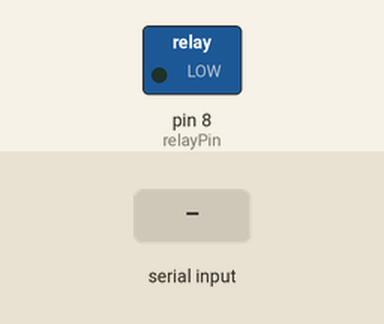
This sketch was run on a simulated Arduino Uno, built with avr-gcc and run on an emulated ATmega328P. On the bench: switched loads named in the sketch (green lamp = pin HIGH). The inputs (shaded band) are chosen by the test bench.

Above: at 1.2 s.
1.3 s: "1" received over the second serial link
At 1.9 s:
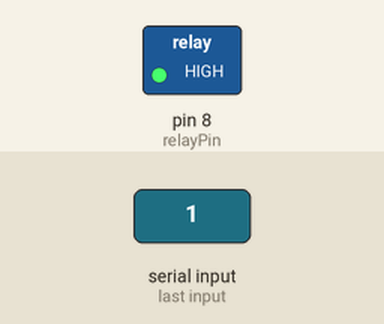
2.8 s: "0" received over the second serial link
At 3.1 s:
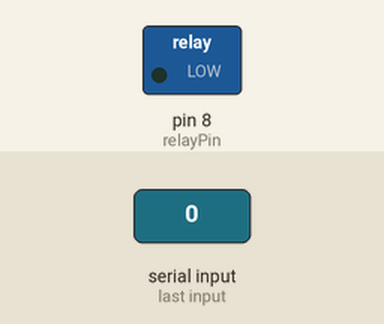
Timing chart, 0 to 5.8 s (numbered marks = the images above; inputs shaded):
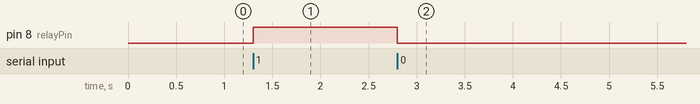

The sketch:

home_automation.ino
```cpp
#include <SoftwareSerial.h>

SoftwareSerial BT(2, 3); // RX, TX

char data;
int relayPin = 8;

void setup() {
  pinMode(relayPin, OUTPUT);
  digitalWrite(relayPin, LOW);

  BT.begin(9600);
}

void loop() {
  if (BT.available()) {
    data = BT.read();

    if (data == '1') {
      digitalWrite(relayPin, HIGH);
    }
    else if (data == '0') {
      digitalWrite(relayPin, LOW);
    }
  }
}
```

Measured:
- after the input at 1.3 s, pin 8 (relayPin): LOW → HIGH at once
- after the input at 2.8 s, pin 8 (relayPin): HIGH → LOW at once
